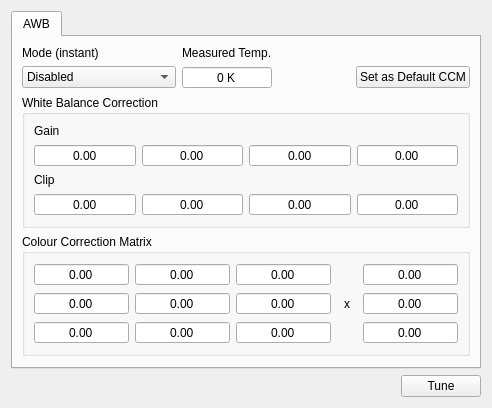
<?xml version="1.0" encoding="UTF-8"?>
<ui version="4.0">
 <class>WBC</class>
 <widget class="QWidget" name="WBC">
  <property name="geometry">
   <rect>
    <x>0</x>
    <y>0</y>
    <width>492</width>
    <height>395</height>
   </rect>
  </property>
  <property name="windowTitle">
   <string>WBC</string>
  </property>
  <layout class="QGridLayout" name="gridLayout">
   <item row="0" column="0" colspan="2">
    <widget class="QTabWidget" name="patchTabs_tw">
     <property name="currentIndex">
      <number>0</number>
     </property>
     <widget class="QWidget" name="AWB">
      <attribute name="title">
       <string>AWB</string>
      </attribute>
      <layout class="QGridLayout" name="gridLayout_2">
       <item row="6" column="1" colspan="4">
        <widget class="QGroupBox" name="groupBox_2">
         <property name="title">
          <string>Colour Correction Matrix</string>
         </property>
         <layout class="QGridLayout" name="gridLayout_5">
          <item row="0" column="0" rowspan="2" colspan="2">
           <layout class="QGridLayout" name="gridLayout_3">
            <item row="1" column="0">
             <widget class="QDoubleSpinBox" name="AWB_matrix0_sb">
              <property name="alignment">
               <set>Qt::AlignCenter</set>
              </property>
              <property name="readOnly">
               <bool>true</bool>
              </property>
              <property name="buttonSymbols">
               <enum>QAbstractSpinBox::NoButtons</enum>
              </property>
             </widget>
            </item>
            <item row="2" column="0">
             <widget class="QDoubleSpinBox" name="AWB_matrix3_sb">
              <property name="alignment">
               <set>Qt::AlignCenter</set>
              </property>
              <property name="readOnly">
               <bool>true</bool>
              </property>
              <property name="buttonSymbols">
               <enum>QAbstractSpinBox::NoButtons</enum>
              </property>
             </widget>
            </item>
            <item row="1" column="1">
             <widget class="QDoubleSpinBox" name="AWB_matrix1_sb">
              <property name="alignment">
               <set>Qt::AlignCenter</set>
              </property>
              <property name="readOnly">
               <bool>true</bool>
              </property>
              <property name="buttonSymbols">
               <enum>QAbstractSpinBox::NoButtons</enum>
              </property>
             </widget>
            </item>
            <item row="1" column="2">
             <widget class="QDoubleSpinBox" name="AWB_matrix2_sb">
              <property name="alignment">
               <set>Qt::AlignCenter</set>
              </property>
              <property name="readOnly">
               <bool>true</bool>
              </property>
              <property name="buttonSymbols">
               <enum>QAbstractSpinBox::NoButtons</enum>
              </property>
             </widget>
            </item>
            <item row="1" column="3">
             <widget class="QLabel" name="label_6">
              <property name="maximumSize">
               <size>
                <width>20</width>
                <height>16777215</height>
               </size>
              </property>
              <property name="text">
               <string/>
              </property>
              <property name="alignment">
               <set>Qt::AlignCenter</set>
              </property>
             </widget>
            </item>
            <item row="2" column="1">
             <widget class="QDoubleSpinBox" name="AWB_matrix4_sb">
              <property name="alignment">
               <set>Qt::AlignCenter</set>
              </property>
              <property name="readOnly">
               <bool>true</bool>
              </property>
              <property name="buttonSymbols">
               <enum>QAbstractSpinBox::NoButtons</enum>
              </property>
             </widget>
            </item>
            <item row="2" column="4">
             <widget class="QDoubleSpinBox" name="AWB_offsets1_sb">
              <property name="alignment">
               <set>Qt::AlignCenter</set>
              </property>
              <property name="readOnly">
               <bool>true</bool>
              </property>
              <property name="buttonSymbols">
               <enum>QAbstractSpinBox::NoButtons</enum>
              </property>
             </widget>
            </item>
            <item row="3" column="1">
             <widget class="QDoubleSpinBox" name="AWB_matrix7_sb">
              <property name="alignment">
               <set>Qt::AlignCenter</set>
              </property>
              <property name="readOnly">
               <bool>true</bool>
              </property>
              <property name="buttonSymbols">
               <enum>QAbstractSpinBox::NoButtons</enum>
              </property>
             </widget>
            </item>
            <item row="3" column="4">
             <widget class="QDoubleSpinBox" name="AWB_offsets2_sb">
              <property name="alignment">
               <set>Qt::AlignCenter</set>
              </property>
              <property name="readOnly">
               <bool>true</bool>
              </property>
              <property name="buttonSymbols">
               <enum>QAbstractSpinBox::NoButtons</enum>
              </property>
             </widget>
            </item>
            <item row="3" column="0">
             <widget class="QDoubleSpinBox" name="AWB_matrix6_sb">
              <property name="alignment">
               <set>Qt::AlignCenter</set>
              </property>
              <property name="readOnly">
               <bool>true</bool>
              </property>
              <property name="buttonSymbols">
               <enum>QAbstractSpinBox::NoButtons</enum>
              </property>
             </widget>
            </item>
            <item row="3" column="2">
             <widget class="QDoubleSpinBox" name="AWB_matrix8_sb">
              <property name="alignment">
               <set>Qt::AlignCenter</set>
              </property>
              <property name="readOnly">
               <bool>true</bool>
              </property>
              <property name="buttonSymbols">
               <enum>QAbstractSpinBox::NoButtons</enum>
              </property>
             </widget>
            </item>
            <item row="3" column="3">
             <widget class="QLabel" name="label_8">
              <property name="maximumSize">
               <size>
                <width>20</width>
                <height>16777215</height>
               </size>
              </property>
              <property name="text">
               <string/>
              </property>
              <property name="alignment">
               <set>Qt::AlignCenter</set>
              </property>
             </widget>
            </item>
            <item row="1" column="4">
             <widget class="QDoubleSpinBox" name="AWB_offsets0_sb">
              <property name="alignment">
               <set>Qt::AlignCenter</set>
              </property>
              <property name="readOnly">
               <bool>true</bool>
              </property>
              <property name="buttonSymbols">
               <enum>QAbstractSpinBox::NoButtons</enum>
              </property>
             </widget>
            </item>
            <item row="2" column="3">
             <widget class="QLabel" name="label_7">
              <property name="maximumSize">
               <size>
                <width>20</width>
                <height>16777215</height>
               </size>
              </property>
              <property name="text">
               <string>x</string>
              </property>
              <property name="alignment">
               <set>Qt::AlignCenter</set>
              </property>
             </widget>
            </item>
            <item row="2" column="2">
             <widget class="QDoubleSpinBox" name="AWB_matrix5_sb">
              <property name="alignment">
               <set>Qt::AlignCenter</set>
              </property>
              <property name="readOnly">
               <bool>true</bool>
              </property>
              <property name="buttonSymbols">
               <enum>QAbstractSpinBox::NoButtons</enum>
              </property>
             </widget>
            </item>
           </layout>
          </item>
         </layout>
        </widget>
       </item>
       <item row="4" column="1" rowspan="2" colspan="4">
        <widget class="QGroupBox" name="groupBox">
         <property name="title">
          <string>White Balance Correction</string>
         </property>
         <layout class="QGridLayout" name="gridLayout_4">
          <item row="1" column="3">
           <widget class="QDoubleSpinBox" name="AWB_gain2_sb">
            <property name="alignment">
             <set>Qt::AlignCenter</set>
            </property>
            <property name="readOnly">
             <bool>true</bool>
            </property>
            <property name="buttonSymbols">
             <enum>QAbstractSpinBox::NoButtons</enum>
            </property>
           </widget>
          </item>
          <item row="1" column="0">
           <widget class="QDoubleSpinBox" name="AWB_gain0_sb">
            <property name="alignment">
             <set>Qt::AlignCenter</set>
            </property>
            <property name="readOnly">
             <bool>true</bool>
            </property>
            <property name="buttonSymbols">
             <enum>QAbstractSpinBox::NoButtons</enum>
            </property>
           </widget>
          </item>
          <item row="1" column="1">
           <widget class="QDoubleSpinBox" name="AWB_gain1_sb">
            <property name="alignment">
             <set>Qt::AlignCenter</set>
            </property>
            <property name="readOnly">
             <bool>true</bool>
            </property>
            <property name="buttonSymbols">
             <enum>QAbstractSpinBox::NoButtons</enum>
            </property>
           </widget>
          </item>
          <item row="0" column="0">
           <widget class="QLabel" name="label_3">
            <property name="text">
             <string>Gain</string>
            </property>
           </widget>
          </item>
          <item row="1" column="4">
           <widget class="QDoubleSpinBox" name="AWB_gain3_sb">
            <property name="alignment">
             <set>Qt::AlignCenter</set>
            </property>
            <property name="readOnly">
             <bool>true</bool>
            </property>
            <property name="buttonSymbols">
             <enum>QAbstractSpinBox::NoButtons</enum>
            </property>
           </widget>
          </item>
          <item row="2" column="0">
           <widget class="QLabel" name="label_4">
            <property name="text">
             <string>Clip</string>
            </property>
           </widget>
          </item>
          <item row="3" column="0">
           <widget class="QDoubleSpinBox" name="AWB_clip0_sb">
            <property name="alignment">
             <set>Qt::AlignCenter</set>
            </property>
            <property name="readOnly">
             <bool>true</bool>
            </property>
            <property name="buttonSymbols">
             <enum>QAbstractSpinBox::NoButtons</enum>
            </property>
           </widget>
          </item>
          <item row="3" column="1">
           <widget class="QDoubleSpinBox" name="AWB_clip1_sb">
            <property name="alignment">
             <set>Qt::AlignCenter</set>
            </property>
            <property name="readOnly">
             <bool>true</bool>
            </property>
            <property name="buttonSymbols">
             <enum>QAbstractSpinBox::NoButtons</enum>
            </property>
           </widget>
          </item>
          <item row="3" column="3">
           <widget class="QDoubleSpinBox" name="AWB_clip2_sb">
            <property name="alignment">
             <set>Qt::AlignCenter</set>
            </property>
            <property name="readOnly">
             <bool>true</bool>
            </property>
            <property name="buttonSymbols">
             <enum>QAbstractSpinBox::NoButtons</enum>
            </property>
           </widget>
          </item>
          <item row="3" column="4">
           <widget class="QDoubleSpinBox" name="AWB_clip3_sb">
            <property name="alignment">
             <set>Qt::AlignCenter</set>
            </property>
            <property name="readOnly">
             <bool>true</bool>
            </property>
            <property name="buttonSymbols">
             <enum>QAbstractSpinBox::NoButtons</enum>
            </property>
           </widget>
          </item>
         </layout>
        </widget>
       </item>
       <item row="7" column="1">
        <spacer name="verticalSpacer">
         <property name="orientation">
          <enum>Qt::Vertical</enum>
         </property>
         <property name="sizeHint" stdset="0">
          <size>
           <width>20</width>
           <height>40</height>
          </size>
         </property>
        </spacer>
       </item>
       <item row="1" column="1">
        <widget class="QLabel" name="label">
         <property name="text">
          <string>Mode (instant)</string>
         </property>
        </widget>
       </item>
       <item row="1" column="2">
        <widget class="QLabel" name="label_2">
         <property name="text">
          <string>Measured Temp.</string>
         </property>
        </widget>
       </item>
       <item row="2" column="2">
        <widget class="QSpinBox" name="AWB_measuredTemp_sb">
         <property name="alignment">
          <set>Qt::AlignCenter</set>
         </property>
         <property name="readOnly">
          <bool>true</bool>
         </property>
         <property name="buttonSymbols">
          <enum>QAbstractSpinBox::NoButtons</enum>
         </property>
         <property name="suffix">
          <string> K</string>
         </property>
         <property name="maximum">
          <number>100000</number>
         </property>
        </widget>
       </item>
       <item row="2" column="1">
        <widget class="QComboBox" name="AWB_mode_lb">
         <item>
          <property name="text">
           <string>Disabled</string>
          </property>
         </item>
         <item>
          <property name="text">
           <string>Average Colour</string>
          </property>
         </item>
         <item>
          <property name="text">
           <string>White Patch</string>
          </property>
         </item>
         <item>
          <property name="text">
           <string>High Luminance White</string>
          </property>
         </item>
         <item>
          <property name="text">
           <string>Combined</string>
          </property>
         </item>
        </widget>
       </item>
       <item row="2" column="4">
        <widget class="QPushButton" name="AWB_default_btn">
         <property name="text">
          <string>Set as Default CCM</string>
         </property>
        </widget>
       </item>
       <item row="2" column="3">
        <spacer name="horizontalSpacer">
         <property name="orientation">
          <enum>Qt::Horizontal</enum>
         </property>
         <property name="sizeHint" stdset="0">
          <size>
           <width>40</width>
           <height>20</height>
          </size>
         </property>
        </spacer>
       </item>
      </layout>
     </widget>
    </widget>
   </item>
   <item row="1" column="0">
    <spacer name="horizontalSpacer_2">
     <property name="orientation">
      <enum>Qt::Horizontal</enum>
     </property>
     <property name="sizeHint" stdset="0">
      <size>
       <width>40</width>
       <height>20</height>
      </size>
     </property>
    </spacer>
   </item>
   <item row="1" column="1">
    <widget class="QPushButton" name="tune_btn">
     <property name="text">
      <string>Tune</string>
     </property>
    </widget>
   </item>
  </layout>
 </widget>
 <tabstops>
  <tabstop>patchTabs_tw</tabstop>
  <tabstop>AWB_mode_lb</tabstop>
  <tabstop>AWB_measuredTemp_sb</tabstop>
  <tabstop>AWB_default_btn</tabstop>
  <tabstop>AWB_gain0_sb</tabstop>
  <tabstop>AWB_gain1_sb</tabstop>
  <tabstop>AWB_gain2_sb</tabstop>
  <tabstop>AWB_gain3_sb</tabstop>
  <tabstop>AWB_clip0_sb</tabstop>
  <tabstop>AWB_clip1_sb</tabstop>
  <tabstop>AWB_clip2_sb</tabstop>
  <tabstop>AWB_clip3_sb</tabstop>
  <tabstop>AWB_matrix0_sb</tabstop>
  <tabstop>AWB_matrix1_sb</tabstop>
  <tabstop>AWB_matrix2_sb</tabstop>
  <tabstop>AWB_offsets0_sb</tabstop>
  <tabstop>AWB_matrix3_sb</tabstop>
  <tabstop>AWB_matrix4_sb</tabstop>
  <tabstop>AWB_matrix5_sb</tabstop>
  <tabstop>AWB_offsets1_sb</tabstop>
  <tabstop>AWB_matrix6_sb</tabstop>
  <tabstop>AWB_matrix7_sb</tabstop>
  <tabstop>AWB_matrix8_sb</tabstop>
  <tabstop>AWB_offsets2_sb</tabstop>
  <tabstop>tune_btn</tabstop>
 </tabstops>
 <resources/>
 <connections/>
</ui>
